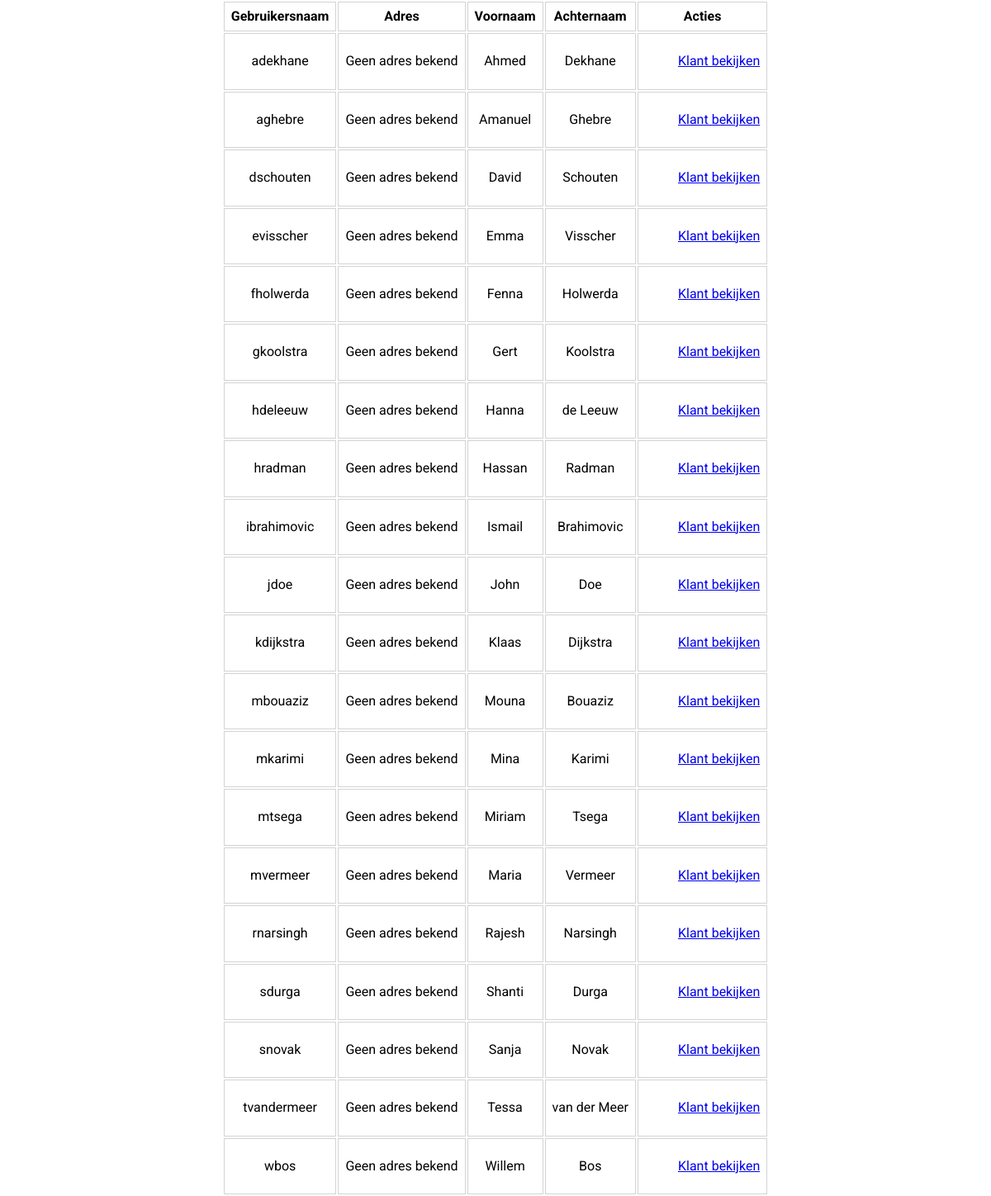
Screenshot of /klanten.php (signed in) with the database file from the repository.
### tables this page shows
CREATE TABLE `User` (
  username VARCHAR(255) PRIMARY KEY,
  password VARCHAR(255) NOT NULL,
  first_name VARCHAR(255) NOT NULL,
  last_name VARCHAR(255) NOT NULL,
  address VARCHAR(255),
  role VARCHAR(50) NOT NULL
);

### src/env.php (called while the page is built, shortened)
<?php
$db_host = "mariadb";
$db_port = 3306;
$db_database="pizzeria";
$db_user = "user";
$db_pass = "password";

### src/sqlhandler.php (called while the page is built, shortened)
<?php
require_once 'env.php';
class SQLConnection
{
    private $conn;
    public function __construct()
    {
        global $db_host, $db_port, $db_user, $db_pass, $db_database;
        $this->conn = new PDO(
            "mysql:host=$db_host;port=$db_port;dbname=$db_database;charset=utf8",
            $db_user,
            $db_pass
        );
    }
    public function getWithSql(string $query = "", array|null $params = null): array
    {
        $pointer = $this->execute($query, $params);
        return $pointer->fetchAll();
    }
    private function execute(string $query = "", array|null $params = null): bool|PDOStatement
    {
        $stmt = $this->conn->prepare($query);
        $stmt->execute($params);
        return $stmt;
    }
}

### src/klanten.php (the view, shortened to what this page needs)
<?php
require_once __DIR__ . '/sqlhandler.php';
    ?>
    <?php
$db = new SQLConnection();
$klanten = $db->getWithSql("SELECT username,address,first_name,last_name FROM User WHERE role = 'Client'");
if(count($klanten) < 1){
    ?>
    <p>Geen klanten gevonden.</p>
    <?php
}
else{
    ?>
    <table class="klantenlijst-tabel">
        <thead>
            <tr>
                <th>Gebruikersnaam</th>
                <th>Adres</th>
                <th>Voornaam</th>
                <th>Achternaam</th>
                <th>Acties</th>
            </tr>
        </thead>
        <tbody>
            <?php foreach($klanten as $klant): ?>
                <tr>
                    <td><?php echo htmlspecialchars($klant['username']); ?></td>
                    <td><?php echo htmlspecialchars($klant['address'] ?? "Geen adres bekend"); ?></td>
                    <td><?php echo htmlspecialchars($klant['first_name']); ?></td>
                    <td><?php echo htmlspecialchars($klant['last_name']); ?></td>
                    <td><ul>
                        <li><a href="/klant?uname=<?php echo $klant['username']; ?>">Klant bekijken</a></li>
                    </ul></td>
                </tr>
            <?php endforeach; ?>
        </tbody>
    </table>
    <?php
}

### src/styles/global.css (style rules this page uses)
body { font-family: 'Roboto', Arial, Helvetica, sans-serif; display:flex; flex-direction: column; align-items: center; }

### src/styles/tables.css (style rules this page uses)
.klantenlijst-tabel ul { list-style-type: none; }
.klantenlijst-tabel th, .klantenlijst-tabel td { border: 1px solid lightgray; padding: 8px; text-align: center; }

### rows the page displays
user: username "adekhane", address "Geen adres bekend", first_name "Ahmed", last_name "Dekhane"
user: username "aghebre", address "Geen adres bekend", first_name "Amanuel", last_name "Ghebre"
user: username "dschouten", address "Geen adres bekend", first_name "David", last_name "Schouten"
user: username "evisscher", address "Geen adres bekend", first_name "Emma", last_name "Visscher"
user: username "fholwerda", address "Geen adres bekend", first_name "Fenna", last_name "Holwerda"
user: username "gkoolstra", address "Geen adres bekend", first_name "Gert", last_name "Koolstra"
user: username "hdeleeuw", address "Geen adres bekend", first_name "Hanna", last_name "de Leeuw"
user: username "hradman", address "Geen adres bekend", first_name "Hassan", last_name "Radman"
user: username "ibrahimovic", address "Geen adres bekend", first_name "Ismail", last_name "Brahimovic"
user: username "jdoe", address "Geen adres bekend", first_name "John", last_name "Doe"
user: username "kdijkstra", address "Geen adres bekend", first_name "Klaas", last_name "Dijkstra"
user: username "mbouaziz", address "Geen adres bekend", first_name "Mouna", last_name "Bouaziz"
user: username "mkarimi", address "Geen adres bekend", first_name "Mina", last_name "Karimi"
user: username "mtsega", address "Geen adres bekend", first_name "Miriam", last_name "Tsega"
user: username "mvermeer", address "Geen adres bekend", first_name "Maria", last_name "Vermeer"
user: username "rnarsingh", address "Geen adres bekend", first_name "Rajesh", last_name "Narsingh"
user: username "sdurga", address "Geen adres bekend", first_name "Shanti", last_name "Durga"
user: username "snovak", address "Geen adres bekend", first_name "Sanja", last_name "Novak"
user: username "tvandermeer", address "Geen adres bekend", first_name "Tessa", last_name "van der Meer"
user: username "wbos", address "Geen adres bekend", first_name "Willem", last_name "Bos"
